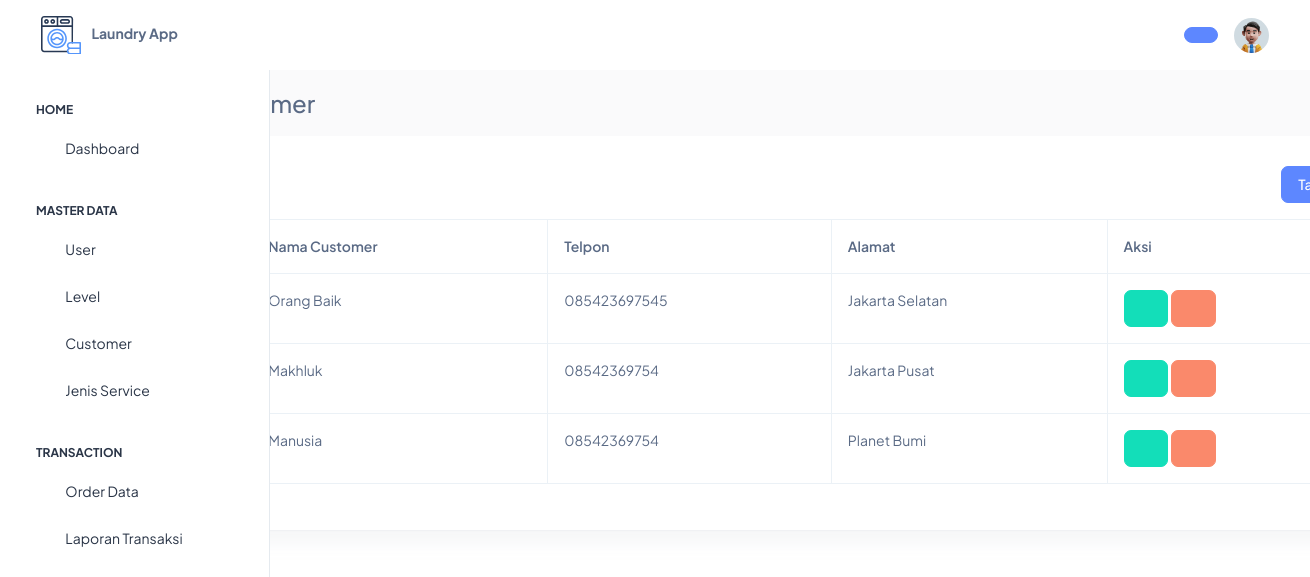
/customer.php, run on the app's committed database.
### tables this page shows
CREATE TABLE `customer` (
  `id` int(11) NOT NULL,
  `customer_name` varchar(50) NOT NULL,
  `phone` varchar(20) NOT NULL,
  `address` text NOT NULL,
  `created_at` timestamp NOT NULL DEFAULT current_timestamp(),
  `updated_at` timestamp NOT NULL DEFAULT current_timestamp() ON UPDATE current_timestamp(),
  `deleted_at` int(11) NOT NULL
);

### customer.php (the view, shortened to what this page needs)
<?php
include 'koneksi.php';
$queryCustomer = mysqli_query($koneksi, "SELECT * FROM customer");
?>
<!DOCTYPE html>
<html
    lang="en"
    class="light-style layout-menu-fixed"
    dir="ltr"
    data-theme="theme-default"
    data-assets-path="assets/"
    data-template="vertical-menu-template-free">
<head>
    <?php include 'inc/hea.php'; ?>
</head>
<body>
    <div class="layout-wrapper layout-content-navbar">
        <div class="layout-container">
            <?php include 'inc/side.php'; ?>
            <div class="layout-page">
                <?php include 'inc/nav.php'; ?>
                <div class="content-wrapper">
                    <div class="container-xxl flex-grow-1 container-p-y">
                        <div class="row">
                            <div class="col-sm-12" style="margin-left: 100px;">
                                <div class="card">
                                    <div class="card-header fw-bold" style="font-size: x-large;">Data Customer</div>
                                    <div class="card-body">
                                        <div class="mb-3" align="right">
                                            <a href="add-customer.php" class="btn btn-primary">Tambah</a>
                                        </div>
                                        <table class="table table-bordered">
                                            <thead>
                                                <tr>
                                                    <th>No</th>
                                                    <th>Nama Customer</th>
                                                    <th>Telpon</th>
                                                    <th>Alamat</th>
                                                    <th>Aksi</th>
                                                </tr>
                                            </thead>
                                            <tbody>
                                                <?php $no = 1;
                                                while ($rowCustomer = mysqli_fetch_assoc($queryCustomer)): ?>
                                                    <tr>
                                                        <td><?php echo $no++ ?></td>
                                                        <td><?php echo $rowCustomer['customer_name'] ?></td>
                                                        <td><?php echo $rowCustomer['phone'] ?></td>
                                                        <td><?php echo $rowCustomer['address'] ?></td>
                                                        <td>
                                                            <a class="btn btn-success btn"
                                                                href="add-customer.php?edit=<?php echo $rowCustomer['id'] ?>"><i
                                                                class="ti ti-edit"></i></a>
                                                            <a class="btn btn-danger btn"
                                                                onclick="return confirm('Apakah Anda Yakin untuk Menghapus Data Ini?')"
                                                                href="customer.php?delete=<?php echo $rowCustomer['id'] ?>"><i
                                                                class="ti ti-trash"></i></a>
                                                        </td>
                                                    </tr>
                                                <?php endwhile ?>
                                            </tbody>
                                        </table>
                                    </div>
                                </div>
                            </div>
                        </div>
                    </div>
                </div>
            </div>
        </div>
    </div>
</body>
</html>

### data on the page
customer: customer_name "Orang Baik", phone "085423697545", address "Jakarta Selatan"
customer: customer_name "Makhluk", phone "08542369754", address "Jakarta Pusat"
customer: customer_name "Manusia", phone "08542369754", address "Planet Bumi"
